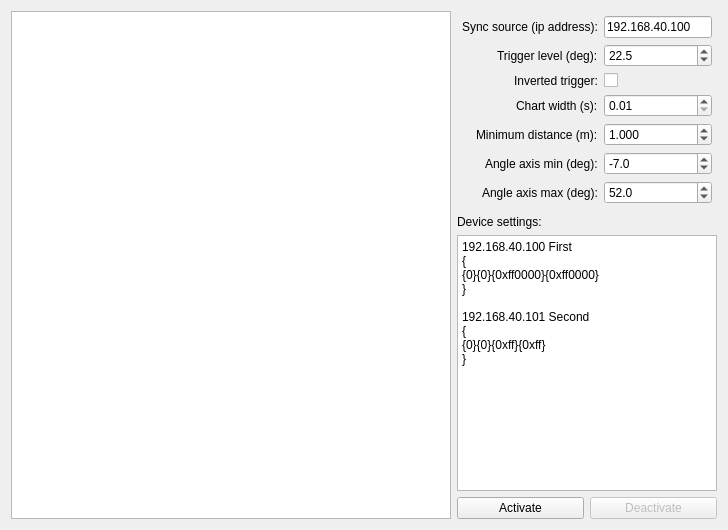
<?xml version="1.0" encoding="UTF-8"?>
<ui version="4.0">
 <class>LivoxMid360ChartForm</class>
 <widget class="QWidget" name="LivoxMid360ChartForm">
  <property name="geometry">
   <rect>
    <x>0</x>
    <y>0</y>
    <width>728</width>
    <height>530</height>
   </rect>
  </property>
  <property name="windowTitle">
   <string>Livox Mid-360 vertical angles</string>
  </property>
  <property name="autoFillBackground">
   <bool>true</bool>
  </property>
  <layout class="QHBoxLayout" name="horizontalLayout" stretch="10,0">
   <item>
    <widget class="QChartView" name="chartView"/>
   </item>
   <item>
    <layout class="QVBoxLayout" name="verticalLayout_Settings">
     <item>
      <layout class="QFormLayout" name="formLayout_Settings">
       <property name="labelAlignment">
        <set>Qt::AlignRight|Qt::AlignTrailing|Qt::AlignVCenter</set>
       </property>
       <property name="leftMargin">
        <number>5</number>
       </property>
       <property name="topMargin">
        <number>5</number>
       </property>
       <property name="rightMargin">
        <number>5</number>
       </property>
       <property name="bottomMargin">
        <number>5</number>
       </property>
       <item row="0" column="0">
        <widget class="QLabel" name="label_SyncSourceIpAddress">
         <property name="text">
          <string>Sync source (ip address):</string>
         </property>
        </widget>
       </item>
       <item row="0" column="1">
        <widget class="QLineEdit" name="lineEdit_SyncSourceIpAddress">
         <property name="text">
          <string>192.168.40.100</string>
         </property>
        </widget>
       </item>
       <item row="1" column="0">
        <widget class="QLabel" name="label_TriggerLevel">
         <property name="text">
          <string>Trigger level (deg):</string>
         </property>
        </widget>
       </item>
       <item row="1" column="1">
        <widget class="QDoubleSpinBox" name="doubleSpinBox_TriggerLevel">
         <property name="decimals">
          <number>1</number>
         </property>
         <property name="minimum">
          <double>-90.000000000000000</double>
         </property>
         <property name="maximum">
          <double>90.000000000000000</double>
         </property>
         <property name="value">
          <double>22.500000000000000</double>
         </property>
        </widget>
       </item>
       <item row="2" column="0">
        <widget class="QLabel" name="label_InvertedTrigger">
         <property name="text">
          <string>Inverted trigger:</string>
         </property>
        </widget>
       </item>
       <item row="2" column="1">
        <widget class="QCheckBox" name="checkBox_InvertedTrigger"/>
       </item>
       <item row="3" column="0">
        <widget class="QLabel" name="label_ChartWidth">
         <property name="text">
          <string>Chart width (s):</string>
         </property>
        </widget>
       </item>
       <item row="3" column="1">
        <widget class="QDoubleSpinBox" name="doubleSpinBox_ChartWidth">
         <property name="minimum">
          <double>0.010000000000000</double>
         </property>
         <property name="maximum">
          <double>1.000000000000000</double>
         </property>
        </widget>
       </item>
       <item row="4" column="0">
        <widget class="QLabel" name="label_MinimumDistance">
         <property name="text">
          <string>Minimum distance (m):</string>
         </property>
        </widget>
       </item>
       <item row="5" column="0">
        <widget class="QLabel" name="label_AngleAxisMin">
         <property name="text">
          <string>Angle axis min (deg):</string>
         </property>
        </widget>
       </item>
       <item row="6" column="0">
        <widget class="QLabel" name="label_AngleAxisMax">
         <property name="text">
          <string>Angle axis max (deg):</string>
         </property>
        </widget>
       </item>
       <item row="5" column="1">
        <widget class="QDoubleSpinBox" name="doubleSpinBox_AngleAxisMin">
         <property name="decimals">
          <number>1</number>
         </property>
         <property name="minimum">
          <double>-90.000000000000000</double>
         </property>
         <property name="maximum">
          <double>90.000000000000000</double>
         </property>
         <property name="value">
          <double>-7.000000000000000</double>
         </property>
        </widget>
       </item>
       <item row="6" column="1">
        <widget class="QDoubleSpinBox" name="doubleSpinBox_AngleAxisMax">
         <property name="decimals">
          <number>1</number>
         </property>
         <property name="minimum">
          <double>-90.000000000000000</double>
         </property>
         <property name="maximum">
          <double>90.000000000000000</double>
         </property>
         <property name="value">
          <double>52.000000000000000</double>
         </property>
        </widget>
       </item>
       <item row="4" column="1">
        <widget class="QDoubleSpinBox" name="doubleSpinBox_MinimumDistance">
         <property name="decimals">
          <number>3</number>
         </property>
         <property name="minimum">
          <double>0.010000000000000</double>
         </property>
         <property name="maximum">
          <double>999.000000000000000</double>
         </property>
         <property name="value">
          <double>1.000000000000000</double>
         </property>
        </widget>
       </item>
      </layout>
     </item>
     <item>
      <widget class="QLabel" name="label_DeviceSettings">
       <property name="text">
        <string>Device settings:</string>
       </property>
       <property name="alignment">
        <set>Qt::AlignLeading|Qt::AlignLeft|Qt::AlignVCenter</set>
       </property>
      </widget>
     </item>
     <item>
      <widget class="QPlainTextEdit" name="plainTextEdit">
       <property name="plainText">
        <string>192.168.40.100 First
{
{0}{0}{0xff0000}{0xff0000}
}

192.168.40.101 Second
{
{0}{0}{0xff}{0xff}
}
</string>
       </property>
      </widget>
     </item>
     <item>
      <layout class="QHBoxLayout" name="horizontalLayout_2">
       <item>
        <widget class="QPushButton" name="pushButton_Activate">
         <property name="enabled">
          <bool>true</bool>
         </property>
         <property name="text">
          <string>Activate</string>
         </property>
        </widget>
       </item>
       <item>
        <widget class="QPushButton" name="pushButton_Deactivate">
         <property name="enabled">
          <bool>false</bool>
         </property>
         <property name="text">
          <string>Deactivate</string>
         </property>
        </widget>
       </item>
      </layout>
     </item>
    </layout>
   </item>
  </layout>
 </widget>
 <customwidgets>
  <customwidget>
   <class>QChartView</class>
   <extends>QGraphicsView</extends>
   <header>QtCharts</header>
  </customwidget>
 </customwidgets>
 <resources/>
 <connections/>
</ui>
